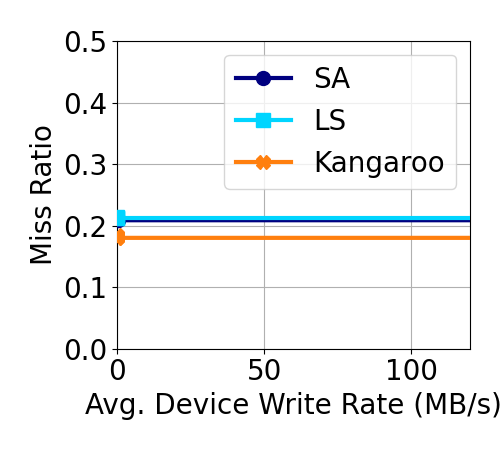

Recreate this plot in Python.
#!/usr/bin/env python3
import argparse
import datetime
import pprint
import math
import re
from collections import defaultdict
from pathlib import Path

import matplotlib
import matplotlib.pyplot as plt
import matplotlib.colors as colors
from matplotlib import cm

import os, sys
currentdir = os.path.dirname(os.path.realpath(__file__))
parentdir = os.path.dirname(currentdir)
sys.path.append(parentdir)

from util import *
from parameters import *

INITIAL_GROUP_SIZE = 1
NUM_LINES_TO_GROUP = 1

GRAPH_END = 120
LOG_LIMIT = 1

MARKERS = ['o', 's', 'X', 'd', 'P', '^']
LINE_STYLES = ['-', '-.', 'dotted', 'dashed']

# 返回当前文件中计算得到的每秒设备级写入量以及缓存缺失率
def get_file_pair(filename):
    data = load_file(filename)
    if not data: # json文件中没有数据
        # print(f'No data: {filename}')
        return None
    cumulative = data[-1]

    # 每秒的写入mb数
    writes = get_mbs_mb(cumulative) * SAMPLE_FACTOR * LAYERS
    match = re.search(r'flashSize(\d+)MB', filename)
    # 闪存中用来作为缓存的容量占总容量的比例
    perc = int(match.group(1)) * 1.0 / MAX_FLASH_CAP
    if writes is None:
        return None
    # 根据OP空间计算设备级写放大，从而计算设备写入量
    dev_writes = get_dev_wr(writes, perc)

    # 获取闪存缓存缺失率
    miss_rate = get_miss_rate(cumulative)
    return (dev_writes, miss_rate)

# 日志缓存所占空间的百分比
def get_log_per(filename):
    res = re.search(r'logPer(\d*(?:\.\d+)?)', filename)
    if not res:
        # print('FAIL: ', filename)
        return 0
    else:
        return float(res.group(1))

# 获取集合缓存的准入阈值
def get_threshold(filename):
    res = re.search(r'threshold(\d+)', filename)
    if not res:
        # print('FAIL: ', filename)
        return 0
    else:
        return float(res.group(1))

def get_ordered_pairs(filenames, unconstrained):
    # 单位为mb
    mem_size_limit = DRAM_CUTOFF_GB * 1024 / (LAYERS * SAMPLE_FACTOR)
    
    pairs = []
    # 将各个文件按日志缓存的百分比从小到大排序
    if 'logPer' in filenames[0]:
        filenames = sorted(
            filenames,
            key=get_threshold,
        )
    for filename in filenames:
        # 在正则表达式flashSize(\d+)MB中，(\d+)就是一个组，它匹配一个或多个数字字符
        # 可以通过调用匹配对象的.group()方法来获取匹配的内容
        # 如果.group()方法的参数是1，那么就会返回第一个组的内容
        # 闪存空间大小
        print(filename)
        flash_size = int(re.search(r'flashSize(\d+)MB', filename).group(1))
        # 内存空间大小
        mem_size = int(re.search(r'memSize(\d+)MB', filename).group(1))
        
        if 'scaling' in filename:
            scaling = float(re.search(r'scaling(\d+\.?\d*)', filename).group(1))
            # 比较两个数是否足够接近，不接近则跳过
            if not math.isclose(scaling, 1): continue
        if flash_size > MAX_FLASH_CAP:
            continue
        # 内存大小存在限制，且超过了限制
        if not unconstrained and mem_size_limit < mem_size:
            # if int(mem_size * LAYERS * SAMPLE_FACTOR) <= int((DRAM_CUTOFF_GB + 4) * 1024):
            #     print("Mem Cutoff", filename, mem_size * LAYERS * SAMPLE_FACTOR, DRAM_CUTOFF_GB * 1024)
            continue
        if not unconstrained and 'logPer100' in filename and mem_size < (DRAM_OVERHEAD_BITS) / (AVG_OBJ_SIZE * 8) * flash_size:
            continue
        # 当前文件所统计的闪存设备级写入量(mb/s)和缓存缺失率
        pair = get_file_pair(filename)
        # 添加到pairs列表中
        if pair:
            pairs.append((pair, filename))
    # 将pairs列表按照设备级写入量从小到大排序
    ordered_pairs = sorted(pairs)
    min_mr = float('inf')
    filtered_pairs = []
    # 找到最小的缓存缺失率
    for i, ((wr, mr), f_name) in enumerate(ordered_pairs):
        if mr < min_mr:
            min_mr = mr
            print(f"\t{wr}: {mr * 100.}% from {f_name}")
            filtered_pairs.append((wr, mr))
    filtered_pairs.append((GRAPH_END + 20, min_mr))
    # 返回(最大写入量，最小缺失率)以及排序后的(设备写入量，缓存缺失率) pairs
    return filtered_pairs, ordered_pairs

# 将各个文件分组
def group_files(filenames):
    grouped = defaultdict(list)
    # 遍历 filenames 列表中的每个文件
    for full_pathname in filenames:
        # 获取文件名
        filename = Path(full_pathname).name
        grouped_name = []

        # 如果文件名中包含'logPer100'，那么为全日志闪存缓存，将其分组为'LS'
        if 'logPer100' in filename:
            capacity = int(re.search(r'flashSize(\d+)MB', filename).group(1))
            mem_capacity = int(re.search(r'memSize(\d+)MB', filename).group(1))
            # if mem_capacity * LAYERS * SAMPLE_FACTOR > DRAM_CUTOFF_GB * 1024:
            #     continue
            grouped_name = 'LS'
        # 如果文件名中包含'log'，且不为'logPer100'，那么同时包含日志和集合，将其分组为'Kangaroo'
        if 'log' in filename and not grouped_name:
            grouped_name = 'Kangaroo'
        # 否则为全集合闪存缓存
        if not grouped_name:
            grouped_name = 'SA'

        # add path
        # 将相应文件加入对应group中
        if (full_pathname not in grouped[grouped_name]):
            grouped[grouped_name].append(full_pathname)
    return grouped

def main(filenames, savename, unconstrained):
    # 将各个文件分组
    grouped_filenames = group_files(filenames)
    
    # print(grouped_filenames)
    # exit()

    matplotlib.rcParams.update({'font.size': 20})
    fig, ax = plt.subplots(figsize=GRAPH_SIZE)

    # 将字典键值对按照键从大到小的顺序排序
    sorted_items = sorted(grouped_filenames.items(), reverse=True)
    
    # print(f'grouped_filenames : {grouped_filenames}')
    # print(f'sorted_items : {sorted_items}')
    # print(f'sorted_items[0] : {sorted_items[0]}')
    print(f'config_num: '
          f'{sorted_items[0][0]} : {len(sorted_items[0][1])}, '
          f'{sorted_items[1][0]} : {len(sorted_items[1][1])}, '
          f'{sorted_items[2][0]} : {len(sorted_items[2][1])}')
    # exit()
    
    for i, (label, filenames) in enumerate(sorted_items):
        print(label)
        # 获取端点值(最大写入量、最小缺失率)以及各个文件记录的(设备写入量、缓存缺失率)
        pairs, all_pairs = get_ordered_pairs(filenames, unconstrained)
        
        # print(f'pairs : {pairs}')
        # print(f'all pairs : {all_pairs}')
        # exit()
        
        if not pairs:
            continue
        write_rates, miss_rates = zip(*pairs)
        ind = (i - INITIAL_GROUP_SIZE) % NUM_LINES_TO_GROUP
        if i < INITIAL_GROUP_SIZE:
            ind = i
        marker = MARKERS[i % len(MARKERS)]
        linestyle = LINE_STYLES[ind % len(LINE_STYLES)]

        just_data, _ = zip(*all_pairs)
        all_write_rates, all_misses = zip(*just_data)
        print(f'all_write_rates : {all_write_rates}\n', f'all_misses : {all_misses}')
        # ax.plot(
        #     all_write_rates,
        #     all_misses,
        #     marker=marker,
        #     markersize=5,
        #     linestyle='',
        #     color=get_color(label),
        #     alpha=.3,
        #     zorder=1,
        # )

        ax.plot(
            write_rates,
            miss_rates,
            label=label,
            marker=marker,
            markersize=10,
            linestyle=linestyle,
            linewidth=3,
            color=get_color(label),
            zorder=10,
        )

    xlabel = "Avg. Device Write Rate (MB/s)"
    ax.set_xlabel(xlabel)
    ax.set_ylabel("Miss Ratio")
    ax.grid()
    plt.ylim(0, .5)
    plt.xlim(0, GRAPH_END)
    plt.legend()
    plt.tight_layout()
    plt.savefig(savename)
    print(f"Saved to {savename}")

# 解析命令行参数，并根据这些参数执行一些操作
parser = argparse.ArgumentParser()
# 负载：Facebook、twitter
parser.add_argument('trace', choices=['tw', 'fb', 'tw2'])
# 保存的文件名
parser.add_argument('save_filename')
# 文件名，可以接受任意数量的值（由nargs='*'指定），这些值将被收集到一个列表中
parser.add_argument('filenames', nargs='*')
# 如果在命令行中包含了这个参数，那么args.unconstrained的值将为True
parser.add_argument('--unconstrained', '-u', action='store_true')
args = parser.parse_args()

# 若为'fb'，那么就使用globals().update(fb_params)更新全局变量
if args.trace == 'fb':
    globals().update(fb_params)
else:
    raise ValueError(f'Unknown trace arguement: {args.trace}')

# 调用main函数，并将args.filenames、args.save_filename和args.unconstrained作为参数传入
main(
    args.filenames,
    args.save_filename,
    args.unconstrained,
)
